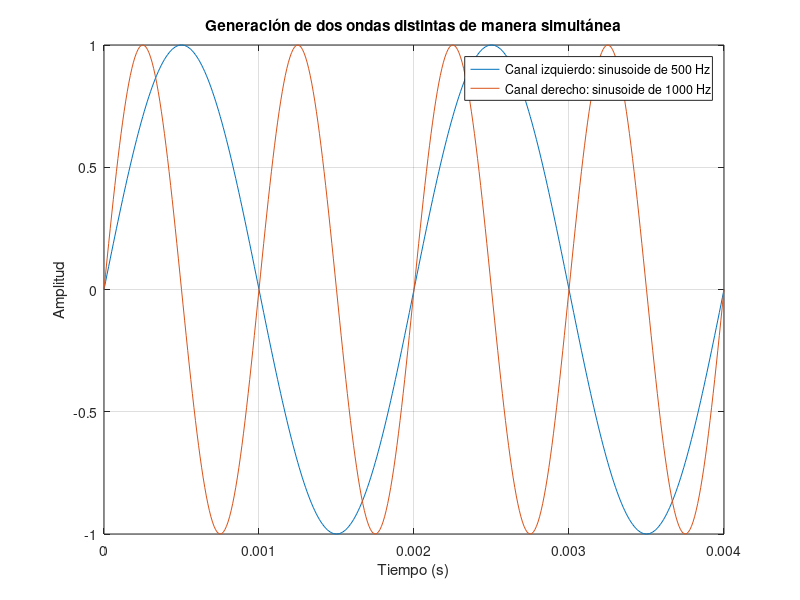

Write the MATLAB code that produced this figure.
%% PRÁCTICA 2.9. Uso independiente de los dos canales de salida de audio.

%% Programa para manejar los 2 canales de salida del puerto de audio de manera independiente
clc,close all,clear all
Amax=1;%Amplitud de las señales
F1=500; %Frecuencia 1
F2=1000; %Frecuencia 2
% Tiempo entre muestras considerando la Frecuencia más exigente (F2):
T = 1/F2;
duracion= 4*T; %Duracion en segundos
Ts= T/ 100; % Considerando 100 muestras por cada período.
tn1=[0:Ts:duracion]; %Vector de tiempo discreto
%Generación de señales sinusoides de diferente frecuencia
%Se multiplica 0.75, para que la señal no sobrepase la amplitud de +/-1 voltio.
yn1=Amax*sin(2*pi*F1*tn1);
yn2=Amax*sin(2*pi*F2*tn1);
%verificación visual:
plot(tn1,yn1,tn1,yn2);
legend('Canal izquierdo: sinusoide de 500 Hz ','Canal derecho: sinusoide de 1000 Hz')
title('Generación de dos ondas distintas de manera simultánea')
xlabel('Tiempo (s)');
ylabel('Amplitud');
grid on 
%Crear la matriz: Columna 1 corresponde al canal 1 y Columna 2 corresponde al canal 2
yn=[yn1' yn2'];
%Verificación auditiva:
% Fs = 1/ Ts;
% sound(yn,Fs)
